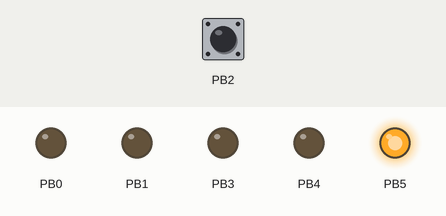
Simulated run of this program. Board: ATtiny85, built with avr-gcc and emulated at 1 MHz (the files do not name the chip). On the bench: output pins drawn as LEDs (lit = HIGH). The test bench sets the inputs (shaded band); at power-on: PB2 HIGH.

Above: at 1.2 s.
1.3 s: PB2 pulled LOW for 0.15 s
At 2.0 s:
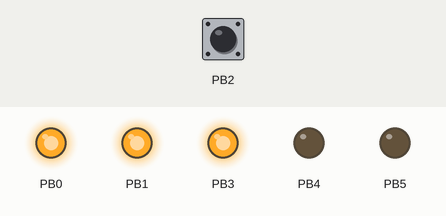
2.9 s: PB2 pulled LOW for 1 s
At 3.9 s:
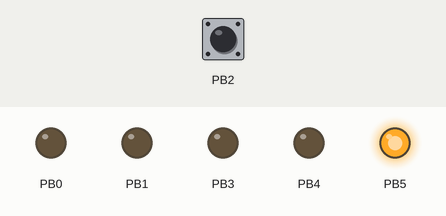
5.4 s: PB2 driven LOW
At 6.0 s:
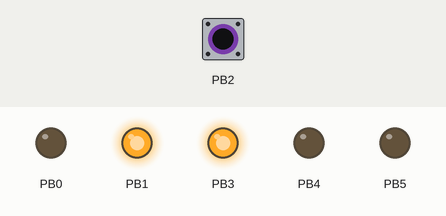
8.4 s: PB2 pulsed HIGH 5 times (0.12 s each, 0.3 s apart)
Timing chart, 0 to 14.3 s (numbered marks = the images above; inputs shaded):
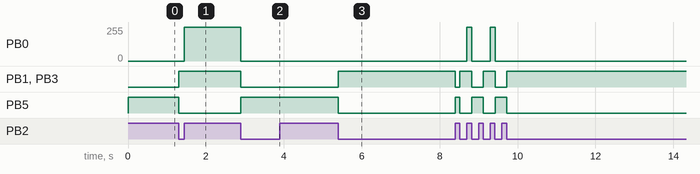

The program:

main.c
```c
/*

ATTiny based relay controller written by Hayden Davies

Primarily designed for guitar pedal and associated applications this can be
used to drive bypass or other relays with LED indicators

The static LED is driven high along with the Active High Relay output,
the blinky LED operates in the same way but has a slow startup and will
blink slowly when the foot switch is held showing that it's in momentary mode

The Active High Relay has slightly lower output than other pins, a buffer is recommended
this output requires the use of the reset pin, once the correct fuse has been set you'll
need HVSP to reset it.

Switch In is active low, no pull up resistor is necessary since we use the internal one
                   _______
Active Low  Relay-|o      |-Vcc
Active High Relay-|       |-Switch In
   Latching Relay-|       |-Static LED
              Gnd-|_______|-Blinky LED


This software is written to be clock agnostic, change F_CPU as required
*/

#define F_CPU 1000000UL
#define MOMENTARY_DELAY 400
#define LATCHING_TIME 3

// locations of state flags in the state variable
#define SP 4
#define SS 3
#define LS 2
#define PO 1
#define TS 0

#include <avr/io.h>
#include <util/delay.h>
#include <avr/interrupt.h>

// a nice variable to hold the state flags
// Should Pulse | Switch State | Last State | Pedal On | Timer State
// SP			| SS		   | LS         | PO       | TS
char state = 0b00000;

// store current brightness and if it's increasing or decreasing
unsigned short int brightness_control = 0;
int brighness_up = 1;

// counter for the latching relay output
int pulse_counter = 0;

// counter for the momentary delay
int intr_count = 0;

// use timer1 to debounce the switch, this interrupt will run all the switching logic
// this is also used to make the LED shimmer by incrementing/reseting a variable every loop
ISR(TIMER1_COMPA_vect) {
	// count {X} for the momentary delay
	if (intr_count == MOMENTARY_DELAY) {
		state |= (1 << TS);		// set the Timer State bit
		intr_count = 0;
	} else {
		intr_count++;
	}

	// set the last state bit equal to the current state
	if ((state >> SS) & 1) {
		state |= (1<<LS);
		} else {
		state &= ~(1<<LS);
	}

	// run through the FSM
	if((PINB & (1 << PINB2)) == 0) {										// state 1xxx
		state |= 1 << SS;
		if (((state >> LS) & 1) == 0) {										// state 10xx
			if(((state >> PO) & 1) == 0) {									// state 100x
				intr_count = 0;												// > set to state 1010
				state |= (1<<PO);											// > turn pedal on
				state |= (1<<SP);
				brightness_control = 0;
				state &= ~(1<<TS);
				TCNT0 = 0;
			} else {														// state 101x
				state &= ~(1<<PO);											// > turn pedal off
				state |= (1<<SP);
			}
		}
	} else {
		state &= ~(1 << SS);												// state 0xxx
		if ((state >> LS) & 1 && (state >> PO) & 1 && (state >> TS) & 1) {	// state 01111
			state &= ~(1 << PO);											// > turn pedal off
			state |= (1<<SP);
		}
	}

	// shimmery LED funtimes
	if (brighness_up) {
		if (brightness_control < 254) {
			brightness_control++;
		} else {
			brighness_up = 0;
		}
	} else {
		if (brightness_control > 10) {
			brightness_control--;
		} else {
			brighness_up = 1;
		}
	}

	// increment pulse counter until LATCHING_TIME has elapsed, then reset the counter and pulse
	if (((state >> SP) & 1) && pulse_counter < LATCHING_TIME) {
		pulse_counter++;
	} else {
		pulse_counter=0;
		state &= ~(1<<SP);
	}
}

static inline void initTimer1(void) {
	TCCR1 |= (1 << CTC1);                               // clear timer on compare match
	TCCR1 |= (1 << CS12) | (1 << CS11) | (1 << CS10);	// clock prescaler 64
	OCR1C = 0.001 * (F_CPU/64.0);                       // compare match value to trigger interrupt every 1ms
	TIMSK |= (1 << OCIE1A);                             // enable output compare match interrupt
	sei();											    // enable interrupts
}

static inline void initTimer0(void) {
	TCCR0A = 1 << COM0A1 | 1 << WGM00;	// set timer for PWM
	TCCR0B=0x00;
	TCCR0B |= (1<<CS00);
}

int main (void)
{
	DDRB |= (1<<PB0) | (1<<PB3) | (1<<PB5) |	// set out outputs
			(1<<PB1) | (1<<PB4);
	DDRB &= ~(1<<PB2);							// and our input
	PORTB |= (1<<PB2);							// use the input pullup
	OCR0A = 0;									// start the LED off

	initTimer0();
	initTimer1();

	while (1) {
		if ((state >> PO) & 1) {				// check if pedal is on and set the LED accordingly
			PORTB |= (1<<PB3) | (1<<PB1);
			PORTB &= ~(1<<PB5);
			if((state >> SS) & 1) {				// if the button is held make the LED shimmer to indicate it's in momentary mode...
				OCR0A = brightness_control;
			} else {
				OCR0A = 255;					// ...if the button isn't held just make it fully on
			}
		} else {
			OCR0A = 0;							// pedal off = LED off
			PORTB &= ~(1<<PB3);
			PORTB &= ~(1<<PB1);
			PORTB |= (1<<PB5);
		}

		// send a pulse to the latching relay if necessary
		if(pulse_counter != 0) {
			PORTB |= (1<<PB4);
		} else {
			PORTB &= ~(1<<PB4);
		}
	}
	return 1;
}
```

Measured:
- after the input at 1.3 s, PB0: 0/255 → 255/255 after 0.15 s; PB1, PB3: LOW → HIGH at once; PB5: HIGH → LOW at once
- after the input at 2.9 s, PB0: 255/255 → 0/255 at once; PB1, PB3: HIGH → LOW at once; PB5: LOW → HIGH at once
- after the input at 5.4 s, PB1, PB3: LOW → HIGH at once; PB5: HIGH → LOW at once
